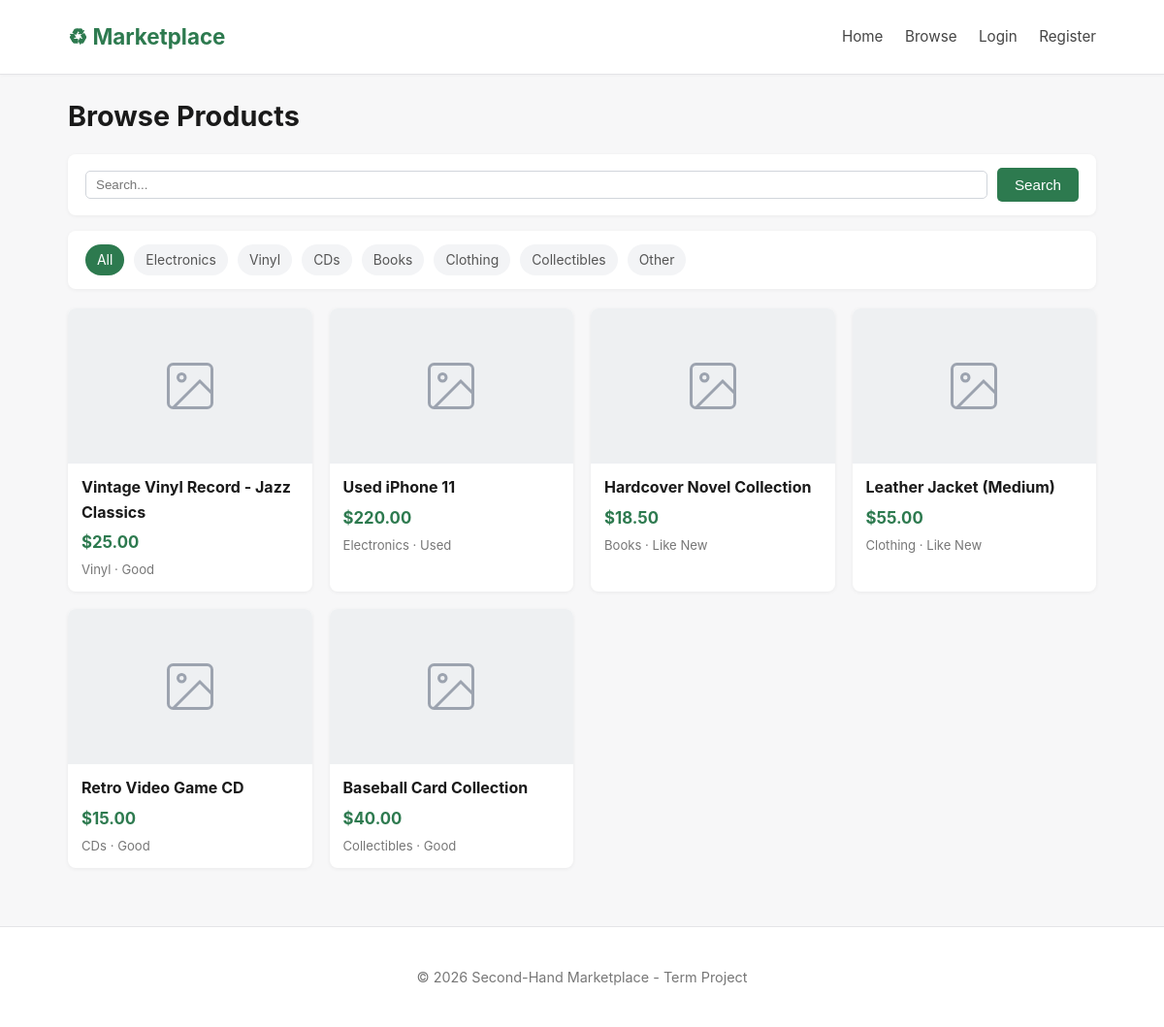
/products.php, run on the app's committed database.
### tables this page shows
CREATE TABLE products (
    id INT AUTO_INCREMENT PRIMARY KEY,
    name VARCHAR(200) NOT NULL,
    description TEXT,
    price DECIMAL(10,2) NOT NULL,
    image_url VARCHAR(255),
    category VARCHAR(50) NOT NULL,
    `condition` VARCHAR(50) DEFAULT 'Used',
    stock INT DEFAULT 1,
    seller_id INT,
    created_at TIMESTAMP DEFAULT CURRENT_TIMESTAMP,
    FOREIGN KEY (seller_id) REFERENCES users(id) ON DELETE SET NULL
);

### includes/auth.php (called while the page is built, shortened)
<?php
function e($str) {
    return htmlspecialchars($str ?? '', ENT_QUOTES, 'UTF-8');
}
?>

### products.php (the view, shortened to what this page needs)
<?php
require_once 'includes/header.php';
$categories = ['Electronics', 'Vinyl', 'CDs', 'Books', 'Clothing', 'Collectibles', 'Other'];
$category = isset($_GET['category']) ? $_GET['category'] : '';
$search = isset($_GET['q']) ? trim($_GET['q']) : '';
$sql = "SELECT * FROM products WHERE stock > 0";
$params = [];
$sql .= " ORDER BY created_at DESC";
$stmt = $pdo->prepare($sql);
$stmt->execute($params);
$products = $stmt->fetchAll();
?>
<h1>Browse Products</h1>
<form method="get" class="filters">
    <input type="text" name="q" value="<?= e($search) ?>" placeholder="Search..." style="flex:1;min-width:160px;padding:6px 10px;border:1px solid #d1d5db;border-radius:5px;">
    <button type="submit" class="btn">Search</button>
</form>
<div class="filters">
    <a href="products.php" class="<?= $category === '' ? 'active' : '' ?>">All</a>
    <?php foreach ($categories as $c): ?>
        <a href="products.php?category=<?= urlencode($c) ?>" class="<?= $category === $c ? 'active' : '' ?>"><?= e($c) ?></a>
    <?php endforeach; ?>
</div>
<?php if (empty($products)): ?>
    <div class="empty">No products found.</div>
<?php else: ?>
    <div class="product-grid">
        <?php foreach ($products as $p): ?>
            <div class="product-card">
                <a href="product.php?id=<?= (int)$p['id'] ?>">
                    <div class="product-img">
                    </div>
                    <div class="product-info">
                        <h3><?= e($p['name']) ?></h3>
                        <div class="product-price">$<?= number_format($p['price'], 2) ?></div>
                        <div class="product-meta"><?= e($p['category']) ?> · <?= e($p['condition']) ?></div>
                    </div>
                </a>
            </div>
        <?php endforeach; ?>
    </div>
<?php endif; ?>
<?php require_once 'includes/footer.php'; ?>

### css/style.css (style rules this page uses)
* { box-sizing: border-box; margin: 0; padding: 0; }
body { font-family: -apple-system, "Segoe UI", Roboto, Arial, sans-serif; line-height: 1.6; color: #222; background: #f7f7f8; }
h1, h2, h3 { margin-bottom: 14px; color: #1a1a1a; }
h1 { font-size: 1.8rem; }
.btn { display: inline-block; padding: 9px 18px; background: #2d7a4f; color: #fff; border: none; border-radius: 5px; cursor: pointer; text-decoration: none; font-size: 0.95rem; }
.product-grid { display: grid; grid-template-columns: repeat(auto-fill, minmax(220px, 1fr)); gap: 18px; margin-top: 20px; }
.product-card { background: #fff; border-radius: 8px; overflow: hidden; box-shadow: 0 1px 4px rgba(0,0,0,0.06); transition: transform 0.15s, box-shadow 0.15s; }
.product-card a { text-decoration: none; color: inherit; display: block; }
.product-img { width: 100%; height: 160px; background-size: 60px; }
.product-info { padding: 12px 14px; }
.product-info h3 { font-size: 1rem; margin-bottom: 5px; color: #1a1a1a; }
.product-price { color: #2d7a4f; font-weight: 700; font-size: 1.05rem; }
.product-meta { font-size: 0.82rem; color: #777; margin-top: 4px; }
.filters { background: #fff; padding: 14px 18px; border-radius: 8px; margin-top: 16px; display: flex; gap: 10px; flex-wrap: wrap; align-items: center; box-shadow: 0 1px 4px rgba(0,0,0,0.05); }
.filters a { padding: 5px 12px; background: #f3f4f6; color: #555; border-radius: 20px; text-decoration: none; font-size: 0.87rem; }
.filters a.active, .filters a:hover { background: #2d7a4f; color: #fff; }

### data on the page
products: name "Vintage Vinyl Record - Jazz Classics", price "25.00", category "Vinyl", condition "Good"
products: name "Used iPhone 11", price "220.00", category "Electronics", condition "Used"
products: name "Hardcover Novel Collection", price "18.50", category "Books", condition "Like New"
products: name "Leather Jacket (Medium)", price "55.00", category "Clothing", condition "Like New"
products: name "Retro Video Game CD", price "15.00", category "CDs", condition "Good"
products: name "Baseball Card Collection", price "40.00", category "Collectibles", condition "Good"

### other printed values
$c "Electronics"
$c "Vinyl"
$c "CDs"
$c "Books"
$c "Clothing"
$c "Collectibles"
$c "Other"
